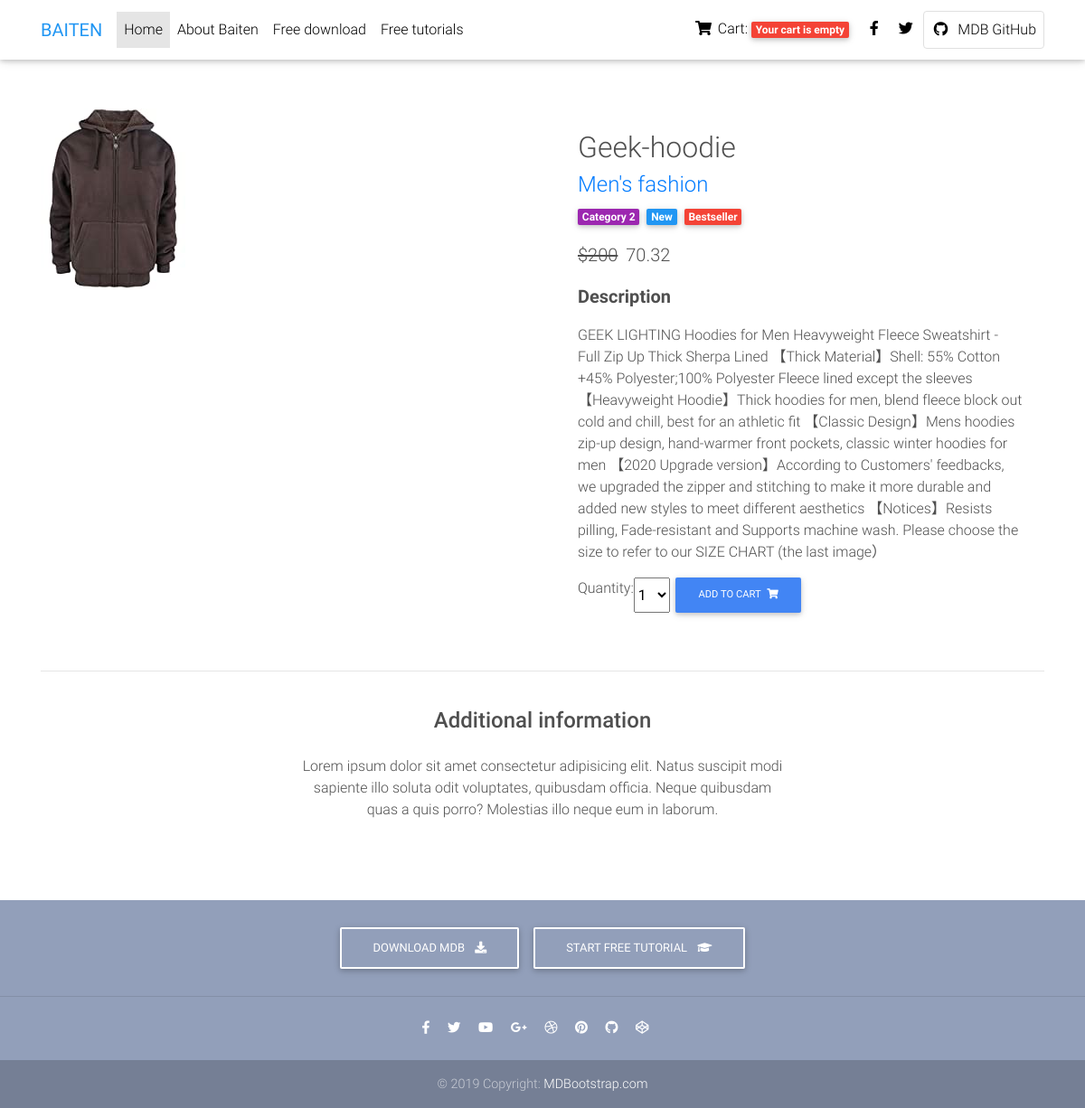
Page /3/geek-hoodie/ on the committed database.
### shop/models.py (models this page shows, shortened)
class Item(models.Model):
    category = models.ForeignKey(Category,
                                 related_name='products',
                                 on_delete=models.CASCADE)
    name = models.CharField(max_length=200, db_index=True)
    slug = models.SlugField(max_length=200, db_index=True)
    image = models.ImageField(upload_to='products/%Y/%m/%d',
                              blank=True)
    description = models.TextField(blank=True)
    price = models.DecimalField(max_digits=10, decimal_places=2)
    available = models.BooleanField(default=True)
    created = models.DateTimeField(auto_now_add=True)
    updated = models.DateTimeField(auto_now=True)
    tags = models.CharField(choices=TAG_CHOICES,
                            max_length=1)
    class Meta:
        ordering = ('name',)
        index_together = (('id', 'slug'),)

class Category(models.Model):
    name = models.CharField(max_length=200,
                            db_index=True)
    slug = models.SlugField(max_length=200,
                            unique=True)
    class Meta:
        ordering = ('name',)
        verbose_name = 'category'
        verbose_name_plural = 'categories'
    def __str__(self):
        return self.name
    def get_absolute_url(self):
        return reverse('shop:item_list',
                       args=[self.slug])

### shop/views.py (the view)
# urls.py: path('<int:id>/<slug:slug>/', views.item_detail, name='item_detail'),
def item_detail(request, id, slug):
    item = get_object_or_404(Item,
                             id=id,
                             slug=slug,
                             available=True)
    cart_item_form = CartAddItemForm
    return render(request,
                  'product-page.html',
                  {'item': item,
                   'cart_item_form': cart_item_form})

### cart/cart.py (called while the page is built)
    def __len__(self):
        return sum(product['quantity'] for product in self.cart.values())

### cart/context_processors.py (called while the page is built)
def cart(request):
    return {'cart': Cart(request)}

### shop/templates/product-page.html (shortened to what this page needs)
{% extends "base.html" %}
{% load static %}
{% block content %}
  <main class="mt-5 pt-4">
    <div class="container dark-grey-text mt-5">
      <div class="row wow fadeIn">
        <div class="col-md-6 mb-4">
          <img src="{% if item.image %}{{ item.image.url }}
          {% else %} https://mdbootstrap.com/img/Photos/Horizontal/E-commerce/Vertical/14.jpg {% endif %}" class="img-fluid" alt="">
        </div>
        <div class="col-md-6 mb-4">
          <div class="p-4">
            <div class="product-detail">
              <strong><b>
              <h2 class="dark-grey-text" class="lead font-weight-bold">{{ item.name }}</h2>
              <h4>
                <a href="{{ item.category.get_absolute_url }}">{{ item.category }}</a>
              </h4>
              </b>
              </strong>
            </div>
            <div class="mb-3">
              <a href="">
                <span class="badge purple mr-1">Category 2</span>
              </a>
              <a href="">
                <span class="badge blue mr-1">New</span>
              </a>
              <a href="">
                <span class="badge red mr-1">Bestseller</span>
              </a>
            </div>
            <p class="lead">
              <span class="mr-1">
                <del>$200</del>
              </span>
              <span>{{ item.price }}</span>
            </p>
            <p class="lead font-weight-bold">Description</p>
            <p>{{ item.description }}</p>
            <form class="d-flex justify-content-left" action="{% url "cart:cart_add" item.id %}" method="post">
              {{ cart_item_form }}
              <button class="btn btn-primary btn-md my-0 p" type="submit">Add to cart
                <i class="fas fa-shopping-cart ml-1"></i>
              </button>
            </form>
          </div>
        </div>
      </div>
      <hr>
      <div class="row d-flex justify-content-center wow fadeIn">
        <div class="col-md-6 text-center">
          <h4 class="my-4 h4">Additional information</h4>
          <p>Lorem ipsum dolor sit amet consectetur adipisicing elit. Natus suscipit modi sapiente illo soluta odit
            voluptates,
            quibusdam officia. Neque quibusdam quas a quis porro? Molestias illo neque eum in laborum.</p>
        </div>
      </div>
      <div class="row wow fadeIn">
        <div class="col-lg-4 col-md-12 mb-4">
        </div>
        <div class="col-lg-4 col-md-6 mb-4">
        </div>
        <div class="col-lg-4 col-md-6 mb-4">
        </div>
      </div>
    </div>
  </main>
  <footer class="page-footer text-center font-small mt-4 wow fadeIn">
    <div class="pt-4">
      <a class="btn btn-outline-white" href="https://mdbootstrap.com/docs/jquery/getting-started/download/" target="_blank"
        role="button">Download MDB
        <i class="fas fa-download ml-2"></i>
      </a>
      <a class="btn btn-outline-white" href="https://mdbootstrap.com/education/bootstrap/" target="_blank" role="button">Start
        free tutorial
        <i class="fas fa-graduation-cap ml-2"></i>
      </a>
    </div>
    <hr class="my-4">
    <div class="pb-4">
      <a href="https://www.facebook.com/mdbootstrap" target="_blank">
        <i class="fab fa-facebook-f mr-3"></i>
      </a>
      <a href="https://twitter.com/MDBootstrap" target="_blank">
        <i class="fab fa-twitter mr-3"></i>
      </a>
      <a href="https://www.youtube.com/watch?v=7MUISDJ5ZZ4" target="_blank">
        <i class="fab fa-youtube mr-3"></i>
      </a>
      <a href="https://plus.google.com/u/0/b/107863090883699620484" target="_blank">
        <i class="fab fa-google-plus-g mr-3"></i>
      </a>
      <a href="https://dribbble.com/mdbootstrap" target="_blank">
        <i class="fab fa-dribbble mr-3"></i>
      </a>
      <a href="https://pinterest.com/mdbootstrap" target="_blank">
        <i class="fab fa-pinterest mr-3"></i>
      </a>
      <a href="https://github.com/mdbootstrap/bootstrap-material-design" target="_blank">
        <i class="fab fa-github mr-3"></i>
      </a>
      <a href="http://codepen.io/mdbootstrap/" target="_blank">
        <i class="fab fa-codepen mr-3"></i>
      </a>
    </div>
    <div class="footer-copyright py-3">
      © 2019 Copyright:
      <a href="https://mdbootstrap.com/education/bootstrap/" target="_blank"> MDBootstrap.com </a>
    </div>
  </footer>
</body>
{% endblock %}

### shop/templates/base.html (style rules this page uses)
html, body, header, .carousel { height: 60vh; }

### rows in the picture
Item: image (picture), name "Geek-hoodie", category "Men's fashion", price "70.32", description "GEEK LIGHTING Hoodies for Men Heavyweight Fleece Sweatshirt - Full Zip Up Thick Sherpa Lined 【Thick Material】Shell: 55% Cotton +45% Polyester;100% Polyester Fleece lined except the sleeves 【Heavyweight Hoodie】Thick hoodies for men, blend fleece block out cold and chill, best for an athletic fit 【Classic Design】Mens hoodies zip-up design, hand-warmer front pockets, classic winter hoodies for men 【2020 Upgrade version】According to Customers' feedbacks, we upgraded the zipper and stitching to make it more durable and added new styles to meet different aesthetics 【Notices】Resists pilling, Fade-resistant and Supports machine wash. Please choose the size to refer to our SIZE CHART (the last image）"
